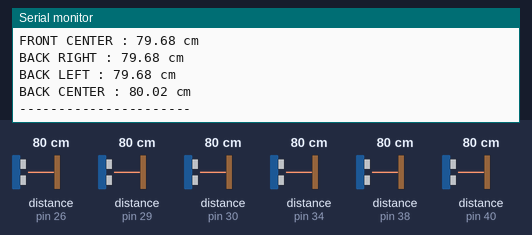
The sketch below on a simulated Arduino Mega 2560, built with avr-gcc and run on an emulated ATmega2560. Shown: the last lines printed to the serial monitor. Wiring (inferred from the names in the program): 6 × ultrasonic range finder: trigger pin 27, echo pin 26 / trigger pin 28, echo pin 29 / trigger pin 31, echo pin 30 / trigger pin 35, echo pin 34 / trigger pin 39, echo pin 38 / trigger pin 41, echo pin 40. The inputs (shaded band) are chosen by the test bench; at power-on: distance to the obstacle (sensors on pin 26, pin 29, pin 30, pin 34, pin 38, pin 40) 80 cm. The echo pulse lasts 58.3 µs per cm.

Above: at 1.9 s.
2.0 s: distance to the obstacle (sensor on pin 26) set to 2 cm
3.5 s: distance to the obstacle (sensor on pin 29) set to 2 cm
At 5.4 s:
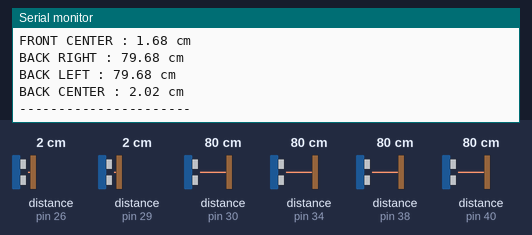
7.8 s: distance to the obstacle (sensor on pin 30) set to 2 cm
9.3 s: distance to the obstacle (sensor on pin 34) set to 2 cm
10.8 s: distance to the obstacle (sensor on pin 38) set to 2 cm
At 11.9 s:
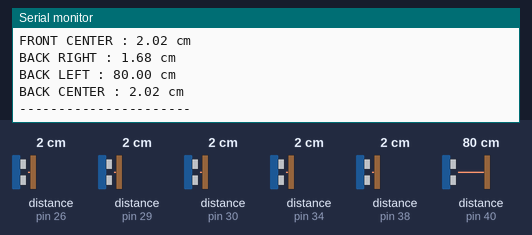
12.3 s: distance to the obstacle (sensor on pin 40) set to 2 cm
At 14.2 s:
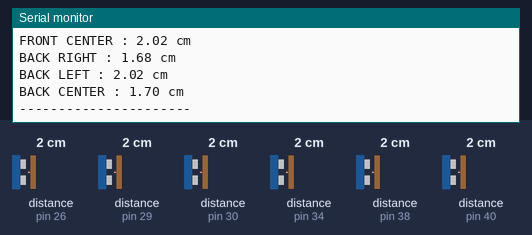
Timing chart, 0 to 15.7 s (numbered marks = the images above; inputs shaded):
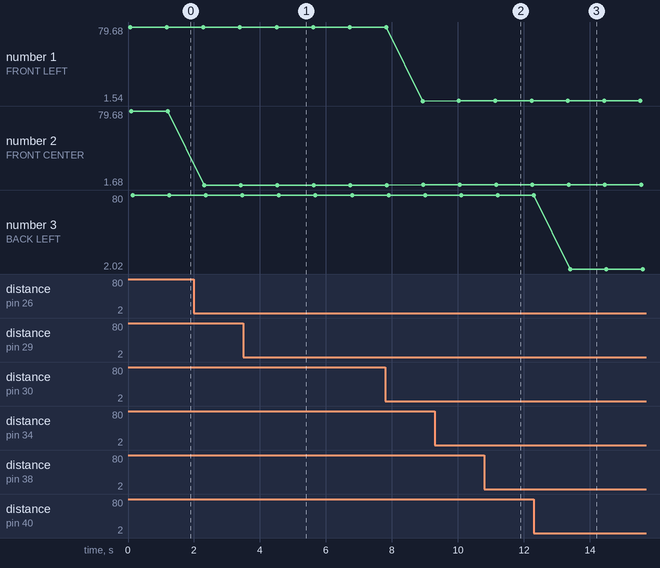

The sketch:

ultrasonic_tester.ino
```cpp
// === Définition des pins ===
#define CPT_US_RIGHT_TRIG_PIN 35
#define CPT_US_RIGHT_ECHO_PIN 34
#define CPT_US_LEFT_TRIG_PIN 31
#define CPT_US_LEFT_ECHO_PIN 30
#define CPT_US_CENTRAL_TRIG_PIN 27
#define CPT_US_CENTRAL_ECHO_PIN 26
#define CPT_US_BACK_RIGHT_TRIG_PIN 39
#define CPT_US_BACK_RIGHT_ECHO_PIN 38
#define CPT_US_BACK_LEFT_TRIG_PIN 41
#define CPT_US_BACK_LEFT_ECHO_PIN 40
#define CPT_US_BACK_CENTRAL_TRIG_PIN 28
#define CPT_US_BACK_CENTRAL_ECHO_PIN 29

struct UltraPair {
  const char* name;
  int trig;
  int echo;
};

UltraPair sensors[] = {
  {"FRONT RIGHT", CPT_US_RIGHT_TRIG_PIN, CPT_US_RIGHT_ECHO_PIN},
  {"FRONT LEFT", CPT_US_LEFT_TRIG_PIN, CPT_US_LEFT_ECHO_PIN},
  {"FRONT CENTER", CPT_US_CENTRAL_TRIG_PIN, CPT_US_CENTRAL_ECHO_PIN},
  {"BACK RIGHT", CPT_US_BACK_RIGHT_TRIG_PIN, CPT_US_BACK_RIGHT_ECHO_PIN},
  {"BACK LEFT", CPT_US_BACK_LEFT_TRIG_PIN, CPT_US_BACK_LEFT_ECHO_PIN},
  {"BACK CENTER", CPT_US_BACK_CENTRAL_TRIG_PIN, CPT_US_BACK_CENTRAL_ECHO_PIN}
};

const int sensorCount = sizeof(sensors) / sizeof(sensors[0]);

void setup() {
  Serial.begin(9600);

  for (int i = 0; i < sensorCount; i++) {
    pinMode(sensors[i].trig, OUTPUT);
    pinMode(sensors[i].echo, INPUT);
  }

  Serial.println("=== Test des capteurs ultrasoniques ===");
}

void loop() {
  for (int i = 0; i < sensorCount; i++) {
    float distance = readUltrasonic(sensors[i].trig, sensors[i].echo);
    Serial.print(sensors[i].name);
    Serial.print(" : ");
    if (distance == -1) {
      Serial.println("PAS DE SIGNAL");
    } else {
      Serial.print(distance);
      Serial.println(" cm");
    }
  }

  Serial.println("----------------------");
  delay(1000);
}

float readUltrasonic(int trigPin, int echoPin) {
  digitalWrite(trigPin, LOW);
  delayMicroseconds(2);
  digitalWrite(trigPin, HIGH);
  delayMicroseconds(10);
  digitalWrite(trigPin, LOW);

  long duration = pulseIn(echoPin, HIGH, 20000); // 20 ms = max 3,4 m
  if (duration == 0) return -1; // Pas de signal reçu
  return duration * 0.0343 / 2;
}
```

Measured:
- after the input at 3.5 s, the serial monitor: prints a new line after 1.1 s (image 1)
- after the input at 10.8 s, the serial monitor: prints a new line after 0.38 s (image 2)
- after the input at 12.3 s, the serial monitor: prints a new line after 1.1 s (image 3)
- plotted number 1: 79.54 → 1.54 after the input at 7.8 s, 1.54 → 1.7 after the input at 9.3 s
- plotted number 2: 79.68 → 1.68 after the input at 2.0 s
- plotted number 3: 79.68 → 80 after the input at 10.8 s
